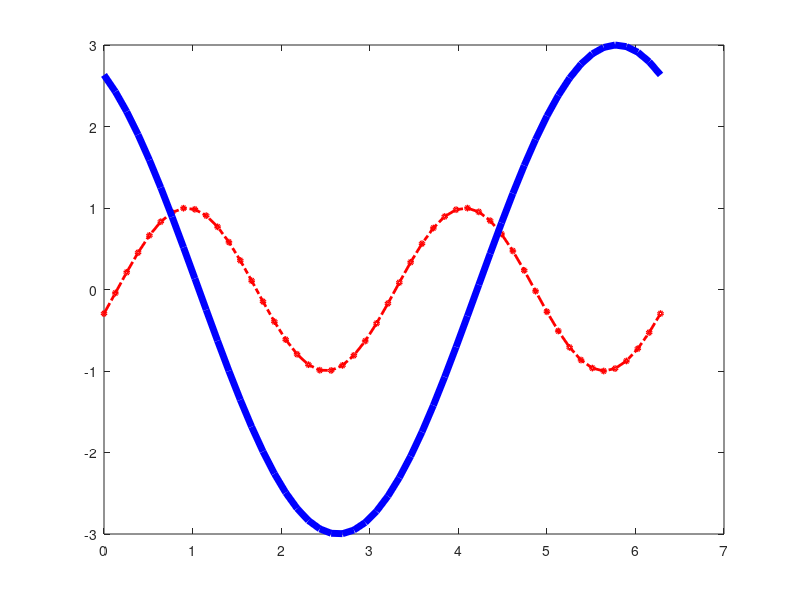

Reproduce this figure in MATLAB.
t = linspace(0, 2*pi, 50);

y1 = sin(2*t - 0.3);
y2 = 3 * cos(t + 0.5);

plot(t, y1, 'r-.o', 'linewidth', 2, 'markersize', 3);
hold on
plot(t, y2, 'b-', 'linewidth', 5, 'markersize', 5);
